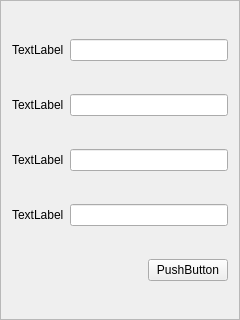
<?xml version="1.0" encoding="UTF-8"?>
<ui version="4.0">
 <class>Frame</class>
 <widget class="QFrame" name="Frame">
  <property name="geometry">
   <rect>
    <x>0</x>
    <y>0</y>
    <width>240</width>
    <height>320</height>
   </rect>
  </property>
  <property name="minimumSize">
   <size>
    <width>0</width>
    <height>320</height>
   </size>
  </property>
  <property name="windowTitle">
   <string>Frame</string>
  </property>
  <property name="frameShape">
   <enum>QFrame::StyledPanel</enum>
  </property>
  <property name="frameShadow">
   <enum>QFrame::Raised</enum>
  </property>
  <layout class="QGridLayout" name="gridLayout_3">
   <item row="0" column="0">
    <widget class="QLabel" name="label">
     <property name="text">
      <string>TextLabel</string>
     </property>
    </widget>
   </item>
   <item row="1" column="1">
    <widget class="QLineEdit" name="lineEdit_2"/>
   </item>
   <item row="2" column="1">
    <widget class="QLineEdit" name="lineEdit_3"/>
   </item>
   <item row="0" column="1">
    <widget class="QLineEdit" name="lineEdit"/>
   </item>
   <item row="3" column="1">
    <widget class="QLineEdit" name="lineEdit_4"/>
   </item>
   <item row="1" column="0">
    <widget class="QLabel" name="label_2">
     <property name="text">
      <string>TextLabel</string>
     </property>
    </widget>
   </item>
   <item row="2" column="0">
    <widget class="QLabel" name="label_3">
     <property name="text">
      <string>TextLabel</string>
     </property>
    </widget>
   </item>
   <item row="3" column="0">
    <widget class="QLabel" name="label_4">
     <property name="text">
      <string>TextLabel</string>
     </property>
    </widget>
   </item>
   <item row="4" column="1" alignment="Qt::AlignRight">
    <widget class="QPushButton" name="pushButton">
     <property name="text">
      <string>PushButton</string>
     </property>
    </widget>
   </item>
  </layout>
 </widget>
 <resources/>
 <connections/>
</ui>
